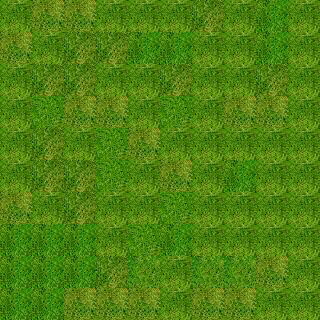

This is a level from a 2D game, rendered from its Tiled map with the project's own tilesets. A one-line summary and the map file follow, with tile-layer data summarised:
An orthogonal 10x10 tile map with 32x32 px tiles, 1 tile layer (块层 1).

<map version="1.0" orientation="orthogonal" width="10" height="10" tilewidth="32" tileheight="32">
 <tileset firstgid="1" name="grass1" tilewidth="32" tileheight="32">
  <image source="../texture/grass1.jpg" width="275" height="183" />
 </tileset>
 <layer name="块层 1" width="10" height="10">
  <data>[100 cells, 100 non-empty, 6 distinct tile ids]</data>
 </layer>
</map>
